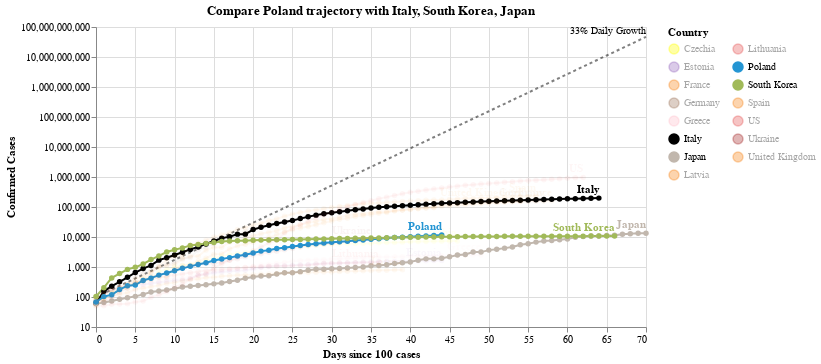

Write notebook code for a chart like this one.
### Code cell
#hide_input
chart3 = make_since_chart(['Poland'])
chart3

### Figure 1 — Vega-Lite specification as saved in the notebook (floating-point values rounded to 4 significant figures; data arrays with more than 128 entries replaced by an {"elided": "..."} marker saying what was removed)
{"config": {"view": {"continuousWidth": 400, "continuousHeight": 300}}, "layer": [{"mark": {"type": "line", "color": "black", "opacity": 0.5, "strokeDash": [3, 3]}, "encoding": {"x": {"type": "quantitative", "field": "Days since 100 cases"}, "y": {"type": "quantitative", "field": "Confirmed Cases"}}}, {"mark": {"type": "text", "align": "right", "dy": -6, "fontSize": 10, "text": "33% Daily Growth"}, "encoding": {"x": {"type": "quantitative", "field": "Days since 100 cases"}, "y": {"type": "quantitative", "field": "Confirmed Cases"}}, "transform": [{"filter": "(datum['Days since 100 cases'] >= 70)"}]}, {"data": {"name": "data-0e9b0f6815613332706c91ac41e01c24"}, "mark": {"type": "line", "point": true}, "encoding": {"color": {"type": "nominal", "field": "Country", "legend": {"columns": 2}, "scale": {"domain": ["Czechia", "Estonia", "France", "Germany", "Greece", "Italy", "Japan", "Latvia", "Lithuania", "Poland", "South Korea", "Spain", "US", "Ukraine", "United Kingdom"], "range": ["yellow", "#9467bd", "#F58518", "#9D755D", "pink", "black", "#C1B7AD", "#F58518", "#E45756", "#2495D3", "#A1BA59", "#F58518", "#E45756", "brown", "#F58518"]}}, "opacity": {"condition": {"value": 1, "selection": "selector001"}, "value": 0.05}, "tooltip": [{"type": "nominal", "field": "Country"}, {"type": "temporal", "field": "Date"}, {"type": "quantitative", "field": "Confirmed Cases"}, {"type": "quantitative", "field": "Days since 100 cases"}], "x": {"type": "quantitative", "field": "Days since 100 cases"}, "y": {"type": "quantitative", "field": "Confirmed Cases", "scale": {"type": "log"}}}, "selection": {"selector001": {"type": "multi", "fields": ["Country"], "bind": "legend", "init": [{"Country": "Poland"}, {"Country": "Italy"}, {"Country": "South Korea"}, {"Country": "Japan"}]}}, "width": 550}, {"data": {"name": "data-0e9b0f6815613332706c91ac41e01c24"}, "mark": {"type": "text", "align": "right", "dy": -8, "fontWeight": "bold"}, "encoding": {"color": {"type": "nominal", "field": "Country", "legend": {"columns": 2}, "scale": {"domain": ["Czechia", "Estonia", "France", "Germany", "Greece", "Italy", "Japan", "Latvia", "Lithuania", "Poland", "South Korea", "Spain", "US", "Ukraine", "United Kingdom"], "range": ["yellow", "#9467bd", "#F58518", "#9D755D", "pink", "black", "#C1B7AD", "#F58518", "#E45756", "#2495D3", "#A1BA59", "#F58518", "#E45756", "brown", "#F58518"]}}, "opacity": {"condition": {"value": 1, "selection": "selector001"}, "value": 0.05}, "text": {"type": "nominal", "field": "Country"}, "tooltip": [{"type": "nominal", "field": "Country"}, {"type": "temporal", "field": "Date"}, {"type": "quantitative", "field": "Confirmed Cases"}, {"type": "quantitative", "field": "Days since 100 cases"}], "x": {"type": "quantitative", "field": "Days since 100 cases"}, "y": {"type": "quantitative", "field": "Confirmed Cases", "scale": {"type": "log"}}}, "transform": [{"filter": "(datum['Date'] >= 1587859200000)"}], "width": 550}], "data": {"name": "data-d5276c24790f743b3f5c40ddfbd27d02"}, "title": "Compare Poland trajectory with Italy, South Korea, Japan", "$schema": "https://vega.github.io/schema/vega-lite/v4.0.2.json", "datasets": {"data-d5276c24790f743b3f5c40ddfbd27d02": [{"Days since 100 cases": 0, "Confirmed Cases": 100.0}, {"Days since 100 cases": 1, "Confirmed Cases": 133.0}, {"Days since 100 cases": 2, "Confirmed Cases": 176.9}, {"Days since 100 cases": 3, "Confirmed Cases": 235.3}, {"Days since 100 cases": 4, "Confirmed Cases": 312.9}, {"Days since 100 cases": 5, "Confirmed Cases": 416.2}, {"Days since 100 cases": 6, "Confirmed Cases": 553.5}, {"Days since 100 cases": 7, "Confirmed Cases": 736.1}, {"Days since 100 cases": 8, "Confirmed Cases": 979.1}, {"Days since 100 cases": 9, "Confirmed Cases": 1302.0}, {"Days since 100 cases": 10, "Confirmed Cases": 1732.0}, {"Days since 100 cases": 11, "Confirmed Cases": 2303.0}, {"Days since 100 cases": 12, "Confirmed Cases": 3064.0}, {"Days since 100 cases": 13, "Confirmed Cases": 4074.0}, {"Days since 100 cases": 14, "Confirmed Cases": 5419.0}, {"Days since 100 cases": 15, "Confirmed Cases": 7207.0}, {"Days since 100 cases": 16, "Confirmed Cases": 9586.0}, {"Days since 100 cases": 17, "Confirmed Cases": 12750.0}, {"Days since 100 cases": 18, "Confirmed Cases": 16960.0}, {"Days since 100 cases": 19, "Confirmed Cases": 22550.0}, {"Days since 100 cases": 20, "Confirmed Cases": 29990.0}, {"Days since 100 cases": 21, "Confirmed Cases": 39890.0}, {"Days since 100 cases": 22, "Confirmed Cases": 53060.0}, {"Days since 100 cases": 23, "Confirmed Cases": 70560.0}, {"Days since 100 cases": 24, "Confirmed Cases": 93850.0}, {"Days since 100 cases": 25, "Confirmed Cases": 124800.0}, {"Days since 100 cases": 26, "Confirmed Cases": 166000.0}, {"Days since 100 cases": 27, "Confirmed Cases": 220800.0}, {"Days since 100 cases": 28, "Confirmed Cases": 293700.0}, {"Days since 100 cases": 29, "Confirmed Cases": 390600.0}, {"Days since 100 cases": 30, "Confirmed Cases": 519500.0}, {"Days since 100 cases": 31, "Confirmed Cases": 690900.0}, {"Days since 100 cases": 32, "Confirmed Cases": 918900.0}, {"Days since 100 cases": 33, "Confirmed Cases": 1222000.0}, {"Days since 100 cases": 34, "Confirmed Cases": 1625000.0}, {"Days since 100 cases": 35, "Confirmed Cases": 2162000.0}, {"Days since 100 cases": 36, "Confirmed Cases": 2875000.0}, {"Days since 100 cases": 37, "Confirmed Cases": 3824000.0}, {"Days since 100 cases": 38, "Confirmed Cases": 5086000.0}, {"Days since 100 cases": 39, "Confirmed Cases": 6764000.0}, {"Days since 100 cases": 40, "Confirmed Cases": 8996000.0}, {"Days since 100 cases": 41, "Confirmed Cases": 11970000.0}, {"Days since 100 cases": 42, "Confirmed Cases": 15910000.0}, {"Days since 100 cases": 43, "Confirmed Cases": 21170000.0}, {"Days since 100 cases": 44, "Confirmed Cases": 28150000.0}, {"Days since 100 cases": 45, "Confirmed Cases": 37440000.0}, {"Days since 100 cases": 46, "Confirmed Cases": 49790000.0}, {"Days since 100 cases": 47, "Confirmed Cases": 66230000.0}, {"Days since 100 cases": 48, "Confirmed Cases": 88080000.0}, {"Days since 100 cases": 49, "Confirmed Cases": 117100000.0}, {"Days since 100 cases": 50, "Confirmed Cases": 155800000.0}, {"Days since 100 cases": 51, "Confirmed Cases": 207200000.0}, {"Days since 100 cases": 52, "Confirmed Cases": 275600000.0}, {"Days since 100 cases": 53, "Confirmed Cases": 366600000.0}, {"Days since 100 cases": 54, "Confirmed Cases": 487500000.0}, {"Days since 100 cases": 55, "Confirmed Cases": 648400000.0}, {"Days since 100 cases": 56, "Confirmed Cases": 862400000.0}, {"Days since 100 cases": 57, "Confirmed Cases": 1147000000.0}, {"Days since 100 cases": 58, "Confirmed Cases": 1525000000.0}, {"Days since 100 cases": 59, "Confirmed Cases": 2029000000.0}, {"Days since 100 cases": 60, "Confirmed Cases": 2698000000.0}, {"Days since 100 cases": 61, "Confirmed Cases": 3589000000.0}, {"Days since 100 cases": 62, "Confirmed Cases": 4773000000.0}, {"Days since 100 cases": 63, "Confirmed Cases": 6348000000.0}, {"Days since 100 cases": 64, "Confirmed Cases": 8443000000.0}, {"Days since 100 cases": 65, "Confirmed Cases": 11230000000.0}, {"Days since 100 cases": 66, "Confirmed Cases": 14940000000.0}, {"Days since 100 cases": 67, "Confirmed Cases": 19860000000.0}, {"Days since 100 cases": 68, "Confirmed Cases": 26420000000.0}, {"Days since 100 cases": 69, "Confirmed Cases": 35140000000.0}, {"Days since 100 cases": 70, "Confirmed Cases": 46730000000.0}], "data-0e9b0f6815613332706c91ac41e01c24": {"elided": "795 records"}}}
